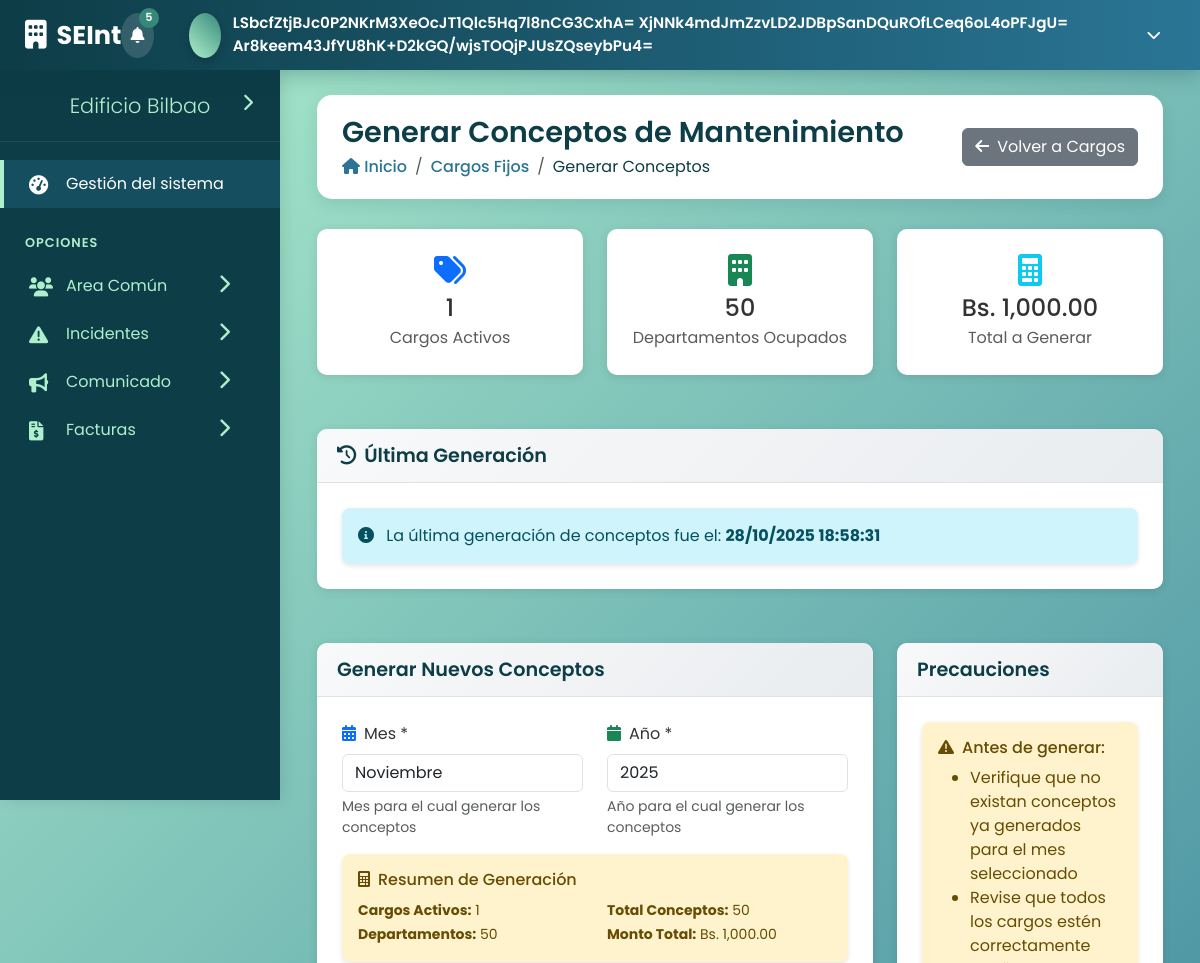
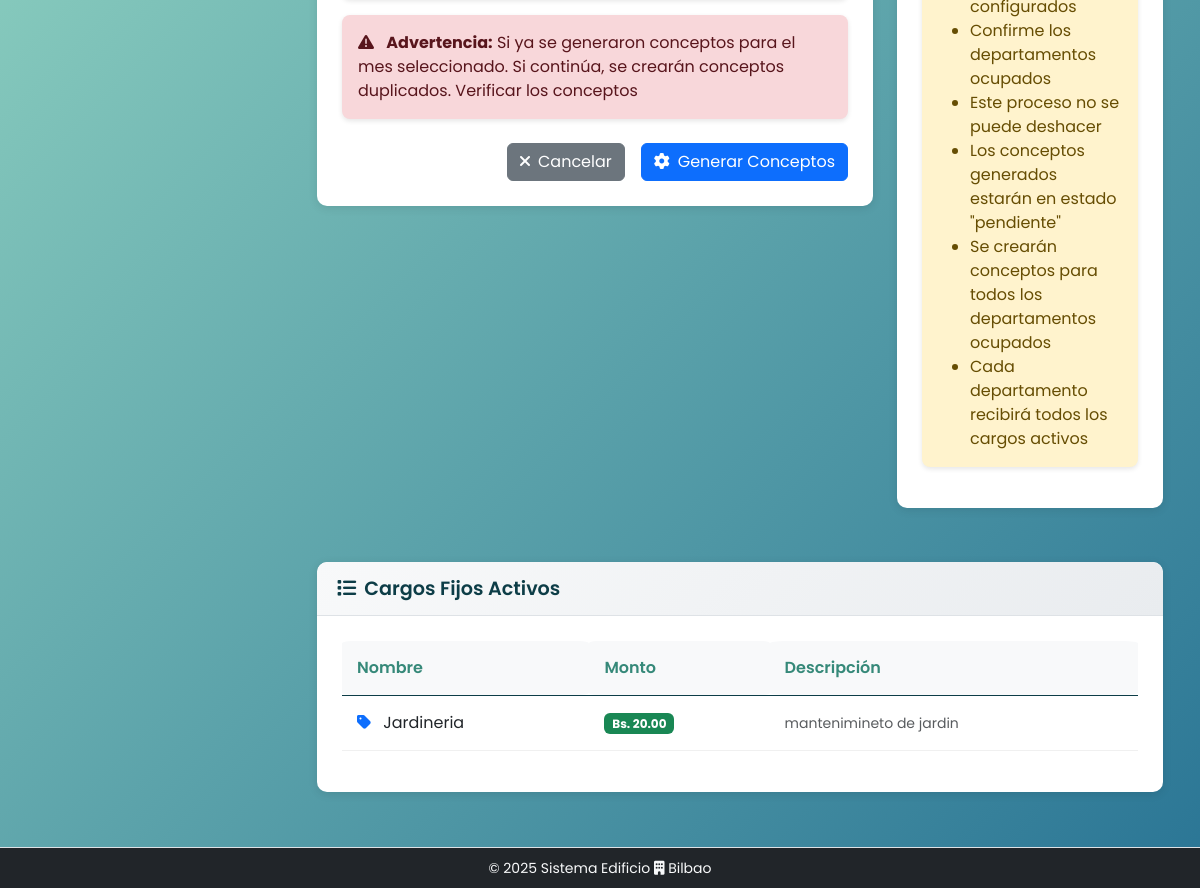
Screenshot of /public/controlador/CargosFijosControlador.php?action=vistaGenerarConceptos (signed in) with the database file from the repository (2 pictures, top to bottom).
### tables this page shows
CREATE TABLE cargos_fijos (
                              id_cargo INT AUTO_INCREMENT PRIMARY KEY,
                              nombre_cargo VARCHAR(255) NOT NULL,
                              monto DECIMAL(10,2) NOT NULL,
                              descripcion TEXT,
                              estado ENUM('activo', 'inactivo') DEFAULT 'activo',
                              fecha_creacion DATETIME DEFAULT CURRENT_TIMESTAMP,
                              fecha_actualizacion DATETIME DEFAULT CURRENT_TIMESTAMP ON UPDATE CURRENT_TIMESTAMP
);

### public/modelo/CargosFijosModelo.php (called while the page is built, shortened)
<?php
class CargosFijosModelo {
    private $db;
    public function __construct($db) {
        $this->db = $db;
    }
    public function obtenerCargosActivos() {
        try {
            $sql = "SELECT * FROM cargos_fijos WHERE estado = 'activo' ORDER BY nombre_cargo";
            $stmt = $this->db->prepare($sql);
            $stmt->execute();
            return $stmt->fetchAll(PDO::FETCH_ASSOC);
        } catch (PDOException $e) {
            error_log("Error en obtenerCargosActivos: " . $e->getMessage());
            return false;
        }
    }
    public function obtenerDepartamentosOcupados() {
        try {
            $sql = "
                SELECT DISTINCT d.id_departamento, d.numero, d.piso
                FROM departamento d
                JOIN tiene_departamento td ON d.id_departamento = td.id_departamento
                WHERE td.estado = 'activo'
                ORDER BY d.piso, d.numero
            ";
            $stmt = $this->db->prepare($sql);
            $stmt->execute();
            return $stmt->fetchAll(PDO::FETCH_ASSOC);
        } catch (PDOException $e) {
            error_log("Error en obtenerDepartamentosOcupados: " . $e->getMessage());
            return [];
        }
    }
    public function obtenerEstadisticasCargos() {
        try {
            $sql_cargos = "SELECT COUNT(*) as total_cargos,
                                  SUM(CASE WHEN estado = 'activo' THEN 1 ELSE 0 END) as cargos_activos,
                                  SUM(CASE WHEN estado = 'inactivo' THEN 1 ELSE 0 END) as cargos_inactivos,
                                  SUM(monto) as monto_total,
                                  SUM(CASE WHEN estado = 'activo' THEN monto ELSE 0 END) as monto_activos
                           FROM cargos_fijos";
            $stmt = $this->db->prepare($sql_cargos);
            $stmt->execute();
            $estadisticas = $stmt->fetch(PDO::FETCH_ASSOC);
            $departamentos = $this->obtenerDepartamentosOcupados();
            $estadisticas['total_departamentos'] = count($departamentos);
            $estadisticas['monto_mensual_total'] = $estadisticas['monto_activos'] * $estadisticas['total_departamentos'];
            return $estadisticas;
        } catch (PDOException $e) {
            error_log("Error en obtenerEstadisticasCargos: " . $e->getMessage());
            return [
                'total_cargos' => 0,
                'cargos_activos' => 0,
                'cargos_inactivos' => 0,
                'monto_total' => 0,
                'monto_activos' => 0,
                'total_departamentos' => 0,
                'monto_mensual_total' => 0
            ];
        }
    }
    public function obtenerUltimaGeneracionConceptos() {
        try {
            $sql = "
                SELECT MAX(fecha_creacion) as ultima_generacion
                FROM conceptos
                WHERE tipo_origen = 'mantenimiento'
            ";
            $stmt = $this->db->prepare($sql);
            $stmt->execute();
            return $stmt->fetch(PDO::FETCH_ASSOC);
        } catch (PDOException $e) {
            error_log("Error en obtenerUltimaGeneracionConceptos: " . $e->getMessage());
            return ['ultima_generacion' => null];
        }
    }
}
?>

### public/vista/RegistrarConceptosMantenimientoVista.php (the view, shortened to what this page needs)
<?php include("../../includes/header.php"); ?>
    <div class="page-header fade-in">
        <div class="page-title">
            <h1>Generar Conceptos de Mantenimiento</h1>
            <nav aria-label="breadcrumb">
                <ol class="breadcrumb">
                    <li class="breadcrumb-item"><a href="#"><i class="fas fa-home"></i> Inicio</a></li>
                    <li class="breadcrumb-item"><a href="CargosFijosControlador.php?action=listarCargosVista">Cargos Fijos</a></li>
                    <li class="breadcrumb-item active" aria-current="page">Generar Conceptos</li>
                </ol>
            </nav>
        </div>
        <div class="page-actions">
            <a href="CargosFijosControlador.php?action=listarCargosVista" class="btn btn-secondary">
                <i class="fas fa-arrow-left me-2"></i>Volver a Cargos
            </a>
        </div>
    </div>
    <div class="row fade-in mb-4">
        <div class="col-md-4">
            <div class="content-box text-center">
                <div class="content-box-body">
                    <i class="fas fa-tags fa-2x text-primary mb-2"></i>
                    <h4 class="mb-1"><?php echo count($cargos_activos); ?></h4>
                    <p class="text-muted mb-0">Cargos Activos</p>
                </div>
            </div>
        </div>
        <div class="col-md-4">
            <div class="content-box text-center">
                <div class="content-box-body">
                    <i class="fas fa-building fa-2x text-success mb-2"></i>
                    <h4 class="mb-1"><?php echo $estadisticas['total_departamentos'] ?? 0; ?></h4>
                    <p class="text-muted mb-0">Departamentos Ocupados</p>
                </div>
            </div>
        </div>
        <div class="col-md-4">
            <div class="content-box text-center">
                <div class="content-box-body">
                    <i class="fas fa-calculator fa-2x text-info mb-2"></i>
                    <h4 class="mb-1">Bs. <?php echo number_format($estadisticas['monto_mensual_total'] ?? 0, 2); ?></h4>
                    <p class="text-muted mb-0">Total a Generar</p>
                </div>
            </div>
        </div>
    </div>
<?php if ($ultima_generacion && $ultima_generacion['ultima_generacion']): ?>
    <div class="row fade-in mb-4">
        <div class="col-12">
            <div class="content-box">
                <div class="content-box-header">
                    <h5><i class="fas fa-history me-2"></i>Última Generación</h5>
                </div>
                <div class="content-box-body">
                    <div class="alert alert-info mb-0">
                        <i class="fas fa-info-circle me-2"></i>
                        La última generación de conceptos fue el:
                        <strong><?php echo date('d/m/Y H:i:s', strtotime($ultima_generacion['ultima_generacion'])); ?></strong>
                    </div>
                </div>
            </div>
        </div>
    </div>
<?php endif; ?>
    <div class="row fade-in">
        <div class="col-lg-8">
            <div class="content-box">
                <div class="content-box-header">
                    <h5>Generar Nuevos Conceptos</h5>
                </div>
                <div class="content-box-body">
                    <form id="formGenerarConceptos" action="CargosFijosControlador.php" method="POST">
                        <div class="row">
                            <div class="col-md-6">
                                <div class="form-group mb-3">
                                    <label for="month" class="form-label">
                                        <i class="fas fa-calendar-alt text-primary me-2"></i>Mes *
                                    </label>
                                    <select class="form-control" id="month" name="month" required>
                                        <option value="11" <?php echo date('n') == 11 ? 'selected' : ''; ?>>Noviembre</option>
                                    </select>
                                    <div class="form-text">Mes para el cual generar los conceptos</div>
                                </div>
                            </div>
                            <div class="col-md-6">
                                <div class="form-group mb-3">
                                    <label for="year" class="form-label">
                                        <i class="fas fa-calendar text-success me-2"></i>Año *
                                    </label>
                                    <select class="form-control" id="year" name="year" required>
                                        <?php
                                        $currentYear = date('Y');
                                        for ($i = $currentYear - 1; $i <= $currentYear + 1; $i++): ?>
                                            <option value="<?php echo $i; ?>" <?php echo $i == $currentYear ? 'selected' : ''; ?>>
                                                <?php echo $i; ?>
                                            </option>
                                        <?php endfor; ?>
                                    </select>
                                    <div class="form-text">Año para el cual generar los conceptos</div>
                                </div>
                            </div>
                        </div>
                        <div class="alert alert-warning" id="resumenGeneracion">
                            <h6><i class="fas fa-calculator me-2"></i>Resumen de Generación</h6>
                            <div class="row mt-2">
                                <div class="col-md-6">
                                    <small><strong>Cargos Activos:</strong> <span id="resumenCargos"><?php echo count($cargos_activos); ?></span></small><br>
                                    <small><strong>Departamentos:</strong> <span id="resumenDepartamentos"><?php echo $estadisticas['total_departamentos'] ?? 0; ?></span></small>
                                </div>
                                <div class="col-md-6">
                                    <small><strong>Total Conceptos:</strong> <span id="resumenTotalConceptos"><?php echo count($cargos_activos) * ($estadisticas['total_departamentos'] ?? 0); ?></span></small><br>
                                    <small><strong>Monto Total:</strong> Bs. <span id="resumenMontoTotal"><?php echo number_format($estadisticas['monto_mensual_total'] ?? 0, 2); ?></span></small>
                                </div>
                            </div>
                        </div>
                        <div class="alert alert-danger d-none" id="alertaYaGenerado">
                            <i class="fas fa-exclamation-triangle me-2"></i>
                            <strong>Advertencia:</strong> Si ya se  generaron conceptos para el mes seleccionado.
                            Si continúa, se crearán conceptos duplicados. Verificar los conceptos
                        </div>
                        <div class="d-grid gap-2 d-md-flex justify-content-md-end mt-4">
                            <a href="CargosFijosControlador.php?action=listarCargosVista" class="btn btn-secondary me-md-2">
                                <i class="fas fa-times me-2"></i>Cancelar
                            </a>
                            <button type="submit" class="btn btn-primary" id="btnGenerar">
                                <i class="fas fa-cog me-2"></i>Generar Conceptos
                            </button>
                        </div>
                    </form>
                </div>
            </div>
        </div>
        <div class="col-lg-4">
            <div class="content-box position-sticky" style="top: 100px;">
                <div class="content-box-header">
                    <h5>Precauciones</h5>
                </div>
                <div class="content-box-body">
                    <div class="alert alert-warning">
                        <h6><i class="fas fa-exclamation-triangle me-2"></i>Antes de generar:</h6>
                        <ul class="mb-0 mt-2">
                            <li>Verifique que no existan conceptos ya generados para el mes seleccionado</li>
                            <li>Revise que todos los cargos estén correctamente configurados</li>
                            <li>Confirme los departamentos ocupados</li>
                            <li>Este proceso no se puede deshacer</li>
                            <li>Los conceptos generados estarán en estado "pendiente"</li>
                            <li>Se crearán conceptos para todos los departamentos ocupados</li>
                            <li>Cada departamento recibirá todos los cargos activos</li>
                        </ul>
                    </div>
                </div>
            </div>
        </div>
    </div>
    <div class="row fade-in mt-4">
        <div class="col-12">
            <div class="content-box">
                <div class="content-box-header">
                    <h5><i class="fas fa-list me-2"></i>Cargos Fijos Activos</h5>
                </div>
                <div class="content-box-body">
                    <?php if (empty($cargos_activos)): ?>
                        <div class="text-center py-3">
                            <i class="fas fa-exclamation-triangle fa-2x text-warning mb-2"></i>
                            <p class="text-muted">No hay cargos fijos activos. No se pueden generar conceptos.</p>
                            <a href="CargosFijosControlador.php?action=formularioCrearCargo" class="btn btn-primary btn-sm">
                                <i class="fas fa-plus me-2"></i>Crear Cargo
                            </a>
                        </div>
                    <?php else: ?>
                        <div class="table-responsive">
                            <table class="table table-sm table-hover">
                                <thead>
                                <tr>
                                    <th>Nombre</th>
                                    <th>Monto</th>
                                    <th>Descripción</th>
                                </tr>
                                </thead>
                                <tbody>
                                <?php foreach ($cargos_activos as $cargo): ?>
                                    <tr>
                                        <td>
                                            <i class="fas fa-tag text-primary me-2"></i>
                                            <?php echo htmlspecialchars($cargo['nombre_cargo']); ?>
                                        </td>
                                        <td>
                                                <span class="badge bg-success">
                                                    Bs. <?php echo number_format($cargo['monto'], 2); ?>
                                                </span>
                                        </td>
                                        <td>
                                            <small class="text-muted">
                                                <?php echo htmlspecialchars($cargo['descripcion'] ?: 'Sin descripción'); ?>
                                            </small>
                                        </td>
                                    </tr>
                                <?php endforeach; ?>
                                </tbody>
                            </table>
                        </div>
                    <?php endif; ?>
                </div>
            </div>
        </div>
    </div>
<?php include("../../includes/footer.php"); ?>

### rows the page displays
cargos_fijos: nombre_cargo "Jardineria", monto "20.00", descripcion "mantenimineto de jardin"

### other values shown
$_SESSION['nombre'] "LSbcfZtjBJc0P2NKrM3XeOcJT1Qlc5Hq7l8nCG3CxhA="
$_SESSION['apellido_paterno'] "XjNNk4mdJmZzvLD2JDBpSanDQuROfLCeq6oL4oPFJgU="
$_SESSION['apellido_materno'] "Ar8keem43JfYU8hK+D2kGQ/wjsTOQjPJUsZQseybPu4="
count($cargos_activos) "1"
$estadisticas['total_departamentos'] "50"
$estadisticas['monto_mensual_total'] "1,000.00"
count($cargos_activos) * ($estadisticas['total_departamentos'] ?? 0) "50"
form field year "2025"
